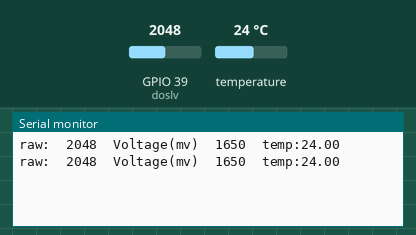
Bench run of a sketch on a simulated ESP32. Parts: the last lines printed to the serial monitor. The inputs (shaded band) are chosen by the test bench; at power-on: temperature 24 °C, GPIO 39 (doslv) = 2048.

Above: at 1.8 s.
1.9 s: temperature set to 12 °C
At 2.6 s:
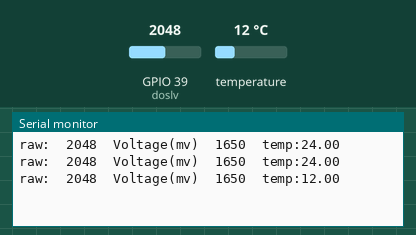
3.4 s: GPIO 39 (doslv) set to 2866
At 4.7 s:
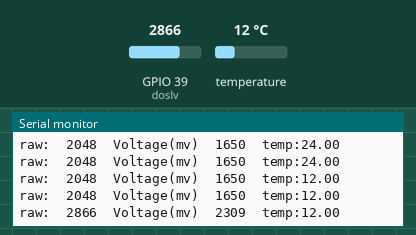
4.9 s: temperature set to 19 °C
At 5.9 s:
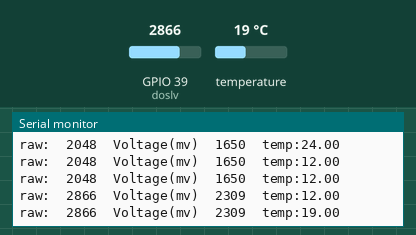
6.4 s: GPIO 39 (doslv) set to 3603
At 7.8 s:
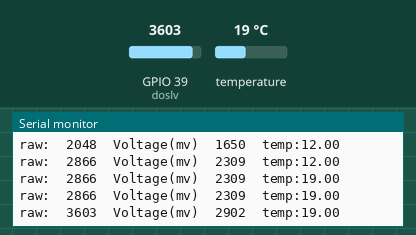
Timing chart, 0 to 8.9 s (numbered marks = the images above; inputs shaded):
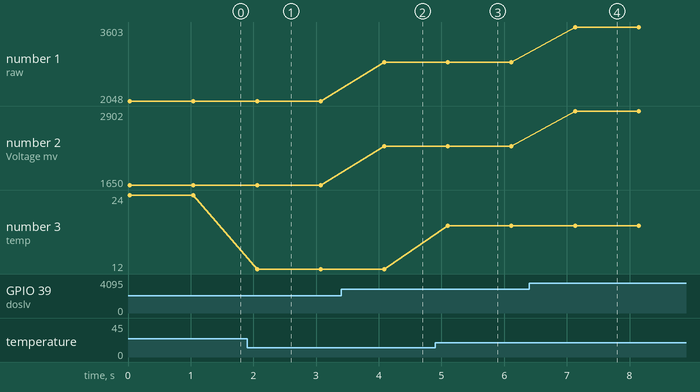

The sketch:

sketch_mar27a.ino
```cpp
#include <Arduino.h>
#include <OneWire.h>
#include <DallasTemperature.h>

#define VREF 3300     //VREF(mv)
#define ADC_RES 4096  //ADC Resolution
#define tempsense 33
#define doslv 39

float temp;

uint32_t raw;

OneWire oneWire_in_temperature(tempsense);
DallasTemperature sensor_temperature(&oneWire_in_temperature);

void setup() {
  Serial.begin(115200);
  sensor_temperature.setWaitForConversion(false);

  //Initialize Temperature Sensor
  sensor_temperature.begin();
}

float temperature_read() {
  //Get Temperature
  sensor_temperature.requestTemperatures();
  return sensor_temperature.getTempCByIndex(0);
}

void loop() {
  temp = temperature_read();
  raw = analogRead(doslv);
  Serial.println("raw:\t" + String(raw) + "\tVoltage(mv)\t" + String(raw * VREF / ADC_RES) + "\ttemp:" + String(temp));
  delay(1000);
}
```

Measured:
- after the input at 1.9 s, the serial monitor: prints a new line after 0.16 s (image 1)
- after the input at 3.4 s, the serial monitor: prints a new line after 0.69 s (image 2)
- after the input at 4.9 s, the serial monitor: prints a new line after 0.20 s (image 3)
- after the input at 6.4 s, the serial monitor: prints a new line after 0.73 s (image 4)
- plotted number 1: 2048 → 2866 after the input at 3.4 s, 2866 → 3603 after the input at 6.4 s
- plotted number 2: 1650 → 2309 after the input at 3.4 s, 2309 → 2902 after the input at 6.4 s
- plotted number 3: 24 → 12 after the input at 1.9 s, 12 → 19 after the input at 4.9 s
